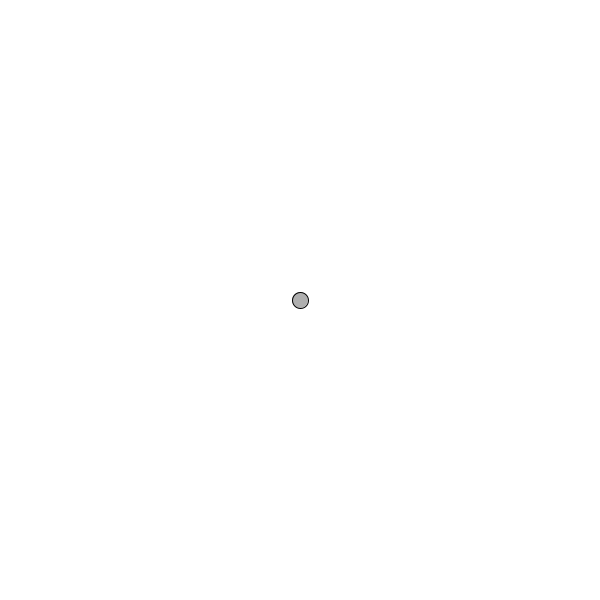
Frame 1 (no input)
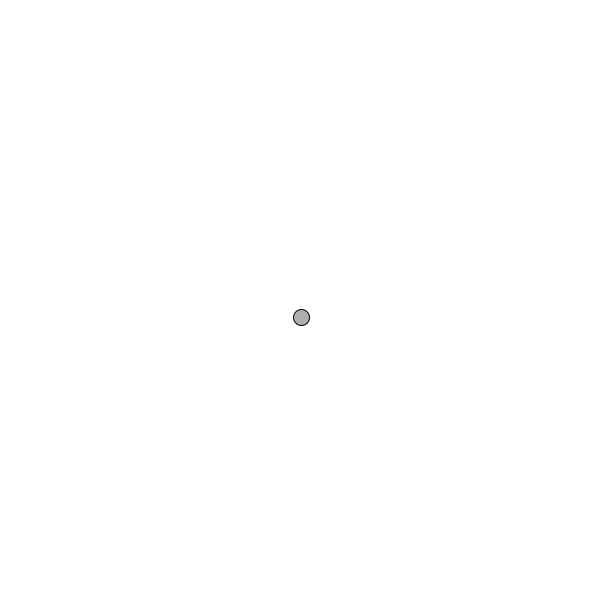
Frame 60 (the mouse pressed at the canvas centre just before this capture)
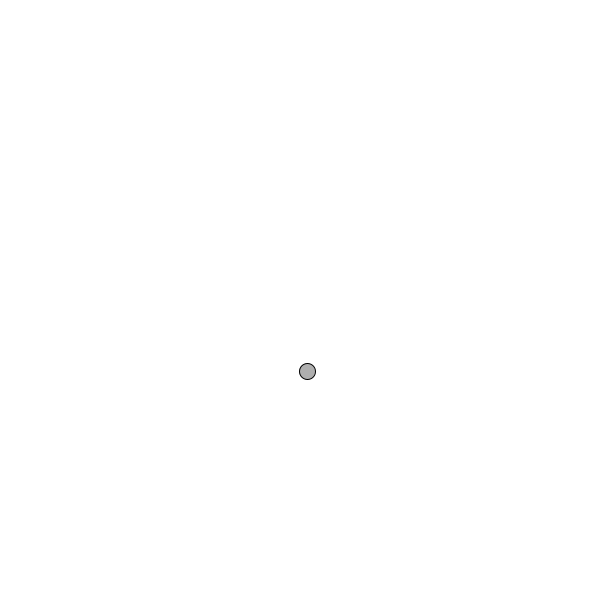
Frame 120 (the mouse held since frame 60 and released just before this capture)

The Processing sketch that drew these frames (run headless with seeded random() and noise(); from frame 60 on, the mouse is pressed at the canvas centre):

// Processing sketch: Repte3_part2
// ── Repte3_part2.pde
//Mida de la nostra finestra

  int width = 600;
  int height = 600;
  
  //Inicialitzem el nostre objecte
  
  Mover mover = new Mover();



void setup()
{
  
    surface.setSize(width,height);
}



void draw()
{
  
  background(255, 255, 255);
  
  //Apliquem els mètodes corresponents explicats en la classe Mover.
  
  mover.display();
  
  mover.update();
  
  mover.checkEdges();
  
  
}

// ── Mover.pde
class Mover{
  
  //Vectors per a la localització del nostre objecte i la  seva velocitat
  
   PVector location;
   PVector velocity;
   
   //Vector per a afegir una acceleració al moviment que ja té aplicat
   
   PVector acceleration;
   
   //Variable per a controlar l'acceleració màxima
   
   float topspeed;
   
   //Mètode per a moure el nostre objecte
   
   Mover()
   {
     //Inicialitzem els Vectors mencionats anteriorment
     
      location = new PVector(width/2,height/2);
      velocity = new PVector(0,0);
      acceleration = new PVector(0.001,0.01);
      
      //Acceleració màxima
    
    topspeed = 10;
   }
   
   
   //Mètode per a actualitzar la posició del nostre objecte
   
   void update()
   {
    
     //Afegim una acceleració
      
    velocity.add(acceleration);
    
    //Limitem l'acceleració
    
    
    velocity.limit(topspeed);
    
    //Afegim un moviment
    
    location.add(velocity);
     
   }
   
   //Mètode per a mostrar el nostre objecte
   
   void display()
   {
     
      stroke(0);
      fill(175);
      ellipse(location.x, location.y, 16, 16);
     
   }
   
   //Mètode que comprova si el nostre objecte ha sortit de la finestra
   
   void checkEdges()
   {
     
      if(location.x > width)
      {
        
         location.x = 0; 
        
      } else if(location.x < 0)
      {
        
        location.x = width;
        
      }
      
      
      if(location.y > height)
      {
        
         location.y = 0; 
                
      }  else if ( location.y < 0)
      {
        
       location.y = height; 
        
      }
     
     
     
   }
   
  
}
